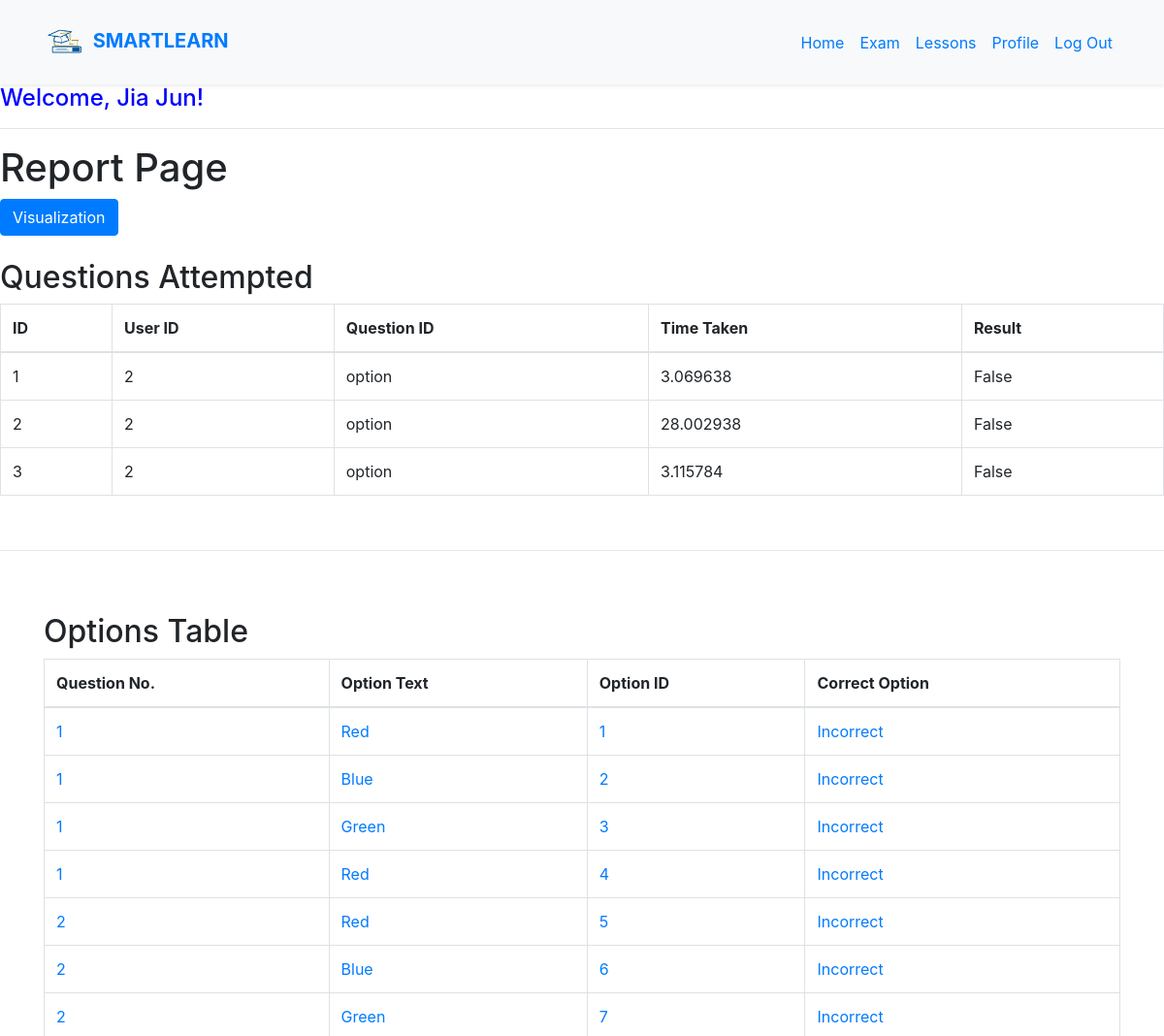
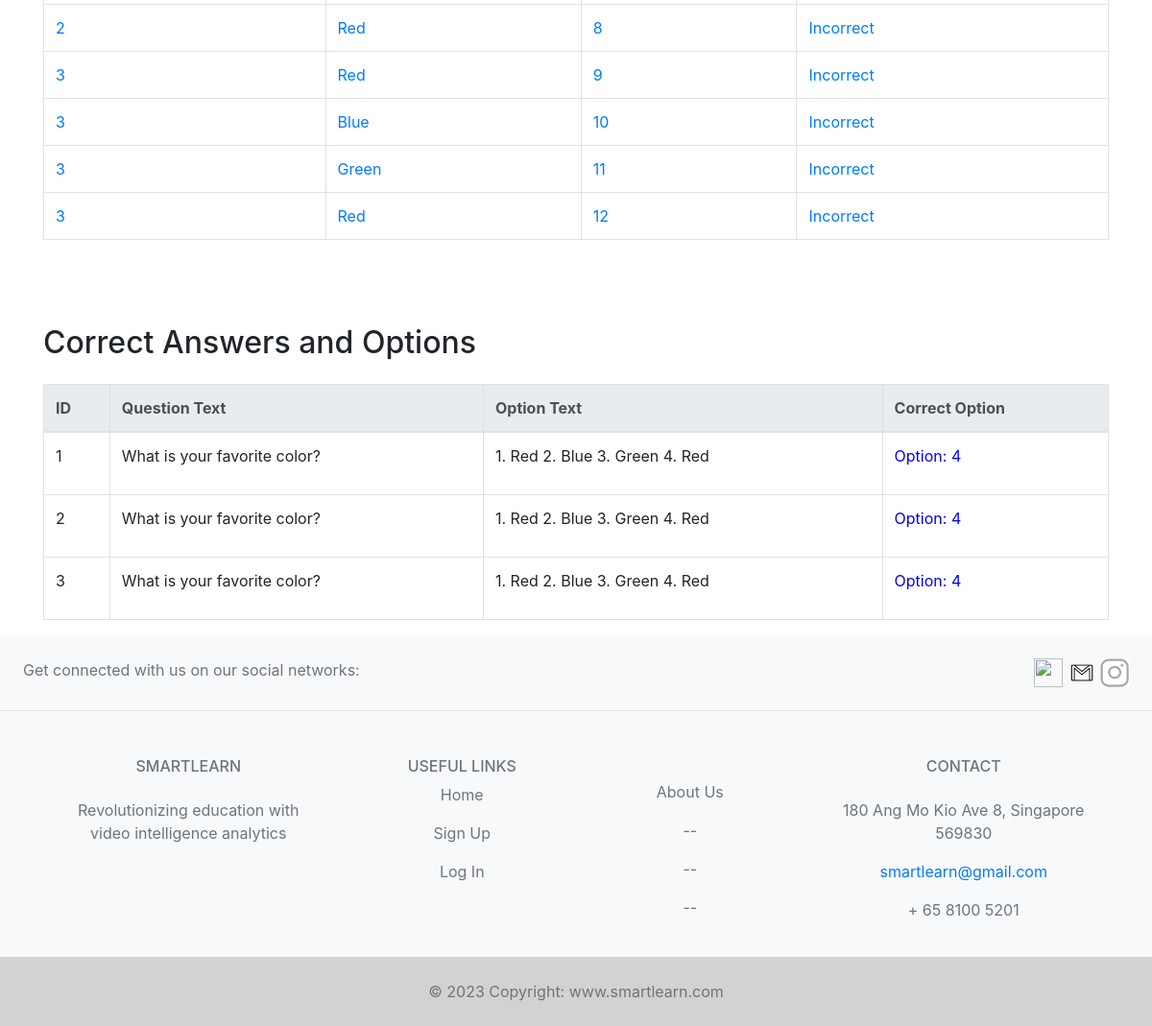
The app's page /report (signed in) with its own data (2 pictures, top to bottom).
### views.py (models this page shows)
class User(db.Model, UserMixin):
    id = db.Column(db.Integer, primary_key=True)
    email = db.Column(db.String(150), unique=True)
    password = db.Column(db.String(150))
    name = db.Column(db.String(150))
    date_joined = db.Column(db.Date, default=datetime.utcnow)
    role = db.Column(db.String(20))
    reports = db.relationship('Report', backref='user', lazy=True)

class Report(db.Model):
    id = db.Column(db.Integer, primary_key = True)
    question_id = db.Column(db.Integer, db.ForeignKey('question.id'), nullable=False)
    user_id = db.Column(db.Integer, db.ForeignKey('user.id'), nullable=False)
    time_taken = db.Column(db.Float, nullable=True)
    is_correct = db.Column(db.Boolean)

class Option(db.Model):
    id = db.Column(db.Integer, primary_key = True)
    option_text = db.Column(db.String(200), nullable=False)
    correct_answer = db.Column(db.String(150))
    is_correct = db.Column(db.Boolean, default=False)
    question_id = db.Column(db.Integer, db.ForeignKey('question.id'), nullable=False)

class Question(db.Model):
    id = db.Column(db.Integer, primary_key = True)
    question_text = db.Column(db.String(500))
    options = db.relationship('Option', backref='question', lazy=True)
    reports = db.relationship('Report', backref='question', lazy=True)
    correct_answer = db.Column(db.String(150))

### views.py (the view)
@app.route('/report')
@login_required
def report():
    user_id = current_user.id
    user_reports = Report.query.filter_by(user_id=current_user.id).all()
    username = current_user
    answers = Question.query.all()
    options = Option.query.all()
    file_path = 'quiz_data.xlsx'  # Update with the correct file path
    return render_template('report.html', username=username, user=current_user, reports=user_reports,
                           answers=answers, options=options
                           )

### views.py (called while the page is built)
@login_manager.user_loader
def load_user(user_id):
    return User.query.get(int(user_id))

### templates/report.html (shortened to what this page needs)
{% extends "base.html" %} {% block title %} Home {% endblock %}
{% block content %}
<h4 style="color: blue">Welcome, {{ user.name}}!</h4>
<hr />
<h1>Report Page</h1>
<a href="http://127.0.0.1:5000/emotion_percentages" class="btn btn-primary"
  >Visualization</a
>
<br /><br />
<h2>Questions Attempted</h2>
<div>
  <table class="table table-bordered">
    <thead>
      <tr>
        <th scope="col">ID</th>
        <th scope="col">User ID</th>
        <th scope="col">Question ID</th>
        <th scope="col">Time Taken</th>
        <th scope="col">Result</th>
      </tr>
    </thead>
    <tbody>
      {% for report in reports %}
      <tr>
        <td>{{ report.id }}</td>
        <td>{{ report.user_id}}</td>
        <td>{{ report.question_id }}</td>
        <td>{{ report.time_taken }}</td>
        <td>{{ report.is_correct }}</td>
      </tr>
      {% endfor %}
    </tbody>
  </table>
</div>
<br />
<hr />
<br />
<div class="container mt-4">
  <h2>Options Table</h2>
  <table class="table table-bordered table-hover">
    <thead class="thead-blue">
      <tr>
        <th>Question No.</th>
        <th>Option Text</th>
        <th>Option ID</th>
        <th>Correct Option</th>
      </tr>
    </thead>
    <tbody>
      {% for opt in options %}
      <tr class="text-primary font-weight">
        <td>{{ opt.question_id}}</td>
        <td>{{ opt.option_text }}</td>
        <td>{{ opt.id }}</td>
        <td>
          {{ "Incorrect" if opt.correct_answer is none else opt.correct_answer
          }}
        </td>
      </tr>
      {% endfor %}
    </tbody>
  </table>
</div>
<br /><br />
<div class="container">
  <h2 class="mt-4">Correct Answers and Options</h2>
  <table class="table table-bordered mt-4">
    <thead class="thead-light">
      <tr>
        <th>ID</th>
        <th>Question Text</th>
        <th>Option Text</th>
        <th>Correct Option</th>
      </tr>
    </thead>
    <tbody>
      {% for ans in answers %}
      <tr>
        <td>{{ ans.id }}</td>
        <td>{{ ans.question_text }}</td>
        <td>
          {% set option_counter = namespace(count=1) %} {% for opt in options %}
          {% if opt.question_id == ans.id %} {{ option_counter.count }}. {{
          opt.option_text }} {% set option_counter.count = option_counter.count
          + 1 %} {% endif %} {% endfor %}
        </td>
        <td>
          {% set option_counter = namespace(count=1) %} {% for opt in options %}
          {% if opt.question_id == ans.id %} {% if opt.is_correct %}
          <p style="color: blue">Option: {{ option_counter.count }}</p>
          {% endif %} {% set option_counter.count = option_counter.count + 1 %}
          {% endif %} {% endfor %}
        </td>
        {% endfor %}
      </tr>
    </tbody>
  </table>
</div>
{% endblock %}

### records on screen
User: name "Jia Jun"
Report: id "1", user_id "2", question_id "option", time_taken "3.069638", is_correct "False"
Report: id "2", user_id "2", question_id "option", time_taken "28.002938", is_correct "False"
Report: id "3", user_id "2", question_id "option", time_taken "3.115784", is_correct "False"
Option: question_id "1", option_text "Red", id "1", correct_answer "Incorrect", count "1"
Option: question_id "1", option_text "Blue", id "2", correct_answer "Incorrect", count "2"
Option: question_id "1", option_text "Green", id "3", correct_answer "Incorrect", count "3"
Option: question_id "1", option_text "Red", id "4", correct_answer "Incorrect", count "4"
Option: question_id "2", option_text "Red", id "5", correct_answer "Incorrect", count "1"
Option: question_id "2", option_text "Blue", id "6", correct_answer "Incorrect", count "2"
Option: question_id "2", option_text "Green", id "7", correct_answer "Incorrect", count "3"
Option: question_id "2", option_text "Red", id "8", correct_answer "Incorrect", count "4"
Option: question_id "3", option_text "Red", id "9", correct_answer "Incorrect", count "1"
Option: question_id "3", option_text "Blue", id "10", correct_answer "Incorrect", count "2"
Option: question_id "3", option_text "Green", id "11", correct_answer "Incorrect", count "3"
Option: question_id "3", option_text "Red", id "12", correct_answer "Incorrect", count "4"
Question: id "1", question_text "What is your favorite color?"
Question: id "2", question_text "What is your favorite color?"
Question: id "3", question_text "What is your favorite color?"
